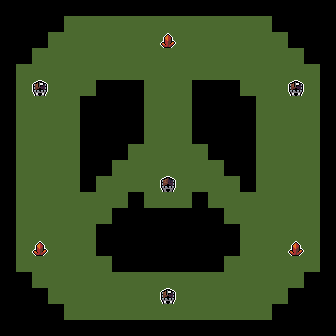

Tiled map render using the project's own tile images. Description and the whole map definition, tile-layer contents included, below:
An orthogonal 21x21 tile map with 16x16 px tiles, 3 tile layers (Tiles, Objects, Metadata).

<map version="1.10" tiledversion="1.10.0" orientation="orthogonal" renderorder="right-down" width="21" height="21" tilewidth="16" tileheight="16" infinite="0" nextlayerid="34" nextobjectid="102">
 <editorsettings>
  <export format="MUD Templates" />
 </editorsettings>
 <tileset firstgid="1" source="../../tilesets/map-maker-tileset.tsx" />
 <group id="17" name="Tiles" offsetx="2.84217e-14" offsety="0">
  <properties>
   <property name="entityLayer" type="bool" value="true" />
  </properties>
  <layer id="2" name="Tiles" width="21" height="21">
   <properties>
    <property name="prototypeLayer" type="bool" value="true" />
   </properties>
   <data encoding="csv">
0,0,0,0,0,0,0,0,0,0,0,0,0,0,0,0,0,0,0,0,0,
0,0,0,0,1,1,1,1,1,1,1,1,1,1,1,1,1,0,0,0,0,
0,0,0,1,1,1,1,1,1,1,1,1,1,1,1,1,1,1,0,0,0,
0,0,1,1,1,1,1,1,1,1,1,1,1,1,1,1,1,1,1,0,0,
0,1,1,1,1,1,1,1,1,1,1,1,1,1,1,1,1,1,1,1,0,
0,1,1,1,1,1,0,0,0,1,1,1,0,0,0,1,1,1,1,1,0,
0,1,1,1,1,0,0,0,0,1,1,1,0,0,0,0,1,1,1,1,0,
0,1,1,1,1,0,0,0,0,1,1,1,0,0,0,0,1,1,1,1,0,
0,1,1,1,1,0,0,0,0,1,1,1,0,0,0,0,1,1,1,1,0,
0,1,1,1,1,0,0,0,1,1,1,1,1,0,0,0,1,1,1,1,0,
0,1,1,1,1,0,0,1,1,1,1,1,1,1,0,0,1,1,1,1,0,
0,1,1,1,1,0,1,1,1,1,1,1,1,1,1,0,1,1,1,1,0,
0,1,1,1,1,1,1,1,0,1,1,1,0,1,1,1,1,1,1,1,0,
0,1,1,1,1,1,1,0,0,0,0,0,0,0,1,1,1,1,1,1,0,
0,1,1,1,1,1,0,0,0,0,0,0,0,0,0,1,1,1,1,1,0,
0,1,1,1,1,1,0,0,0,0,0,0,0,0,0,1,1,1,1,1,0,
0,1,1,1,1,1,1,0,0,0,0,0,0,0,1,1,1,1,1,1,0,
0,0,1,1,1,1,1,1,1,1,1,1,1,1,1,1,1,1,1,0,0,
0,0,0,1,1,1,1,1,1,1,1,1,1,1,1,1,1,1,0,0,0,
0,0,0,0,1,1,1,1,1,1,1,1,1,1,1,1,1,0,0,0,0,
0,0,0,0,0,0,0,0,0,0,0,0,0,0,0,0,0,0,0,0,0
</data>
  </layer>
 </group>
 <group id="15" name="Objects">
  <properties>
   <property name="entityLayer" type="bool" value="true" />
  </properties>
  <layer id="10" name="Objects" width="21" height="21">
   <properties>
    <property name="prototypeLayer" type="bool" value="true" />
   </properties>
   <data encoding="csv">
0,0,0,0,0,0,0,0,0,0,0,0,0,0,0,0,0,0,0,0,0,
0,0,0,0,0,0,0,0,0,0,0,0,0,0,0,0,0,0,0,0,0,
0,0,0,0,0,0,0,0,0,0,14,0,0,0,0,0,0,0,0,0,0,
0,0,0,0,0,0,0,0,0,0,0,0,0,0,0,0,0,0,0,0,0,
0,0,0,0,0,0,0,0,0,0,0,0,0,0,0,0,0,0,0,0,0,
0,0,10,0,0,0,0,0,0,0,0,0,0,0,0,0,0,0,10,0,0,
0,0,0,0,0,0,0,0,0,0,0,0,0,0,0,0,0,0,0,0,0,
0,0,0,0,0,0,0,0,0,0,0,0,0,0,0,0,0,0,0,0,0,
0,0,0,0,0,0,0,0,0,0,0,0,0,0,0,0,0,0,0,0,0,
0,0,0,0,0,0,0,0,0,0,0,0,0,0,0,0,0,0,0,0,0,
0,0,0,0,0,0,0,0,0,0,0,0,0,0,0,0,0,0,0,0,0,
0,0,0,0,0,0,0,0,0,0,9,0,0,0,0,0,0,0,0,0,0,
0,0,0,0,0,0,0,0,0,0,0,0,0,0,0,0,0,0,0,0,0,
0,0,0,0,0,0,0,0,0,0,0,0,0,0,0,0,0,0,0,0,0,
0,0,0,0,0,0,0,0,0,0,0,0,0,0,0,0,0,0,0,0,0,
0,0,14,0,0,0,0,0,0,0,0,0,0,0,0,0,0,0,14,0,0,
0,0,0,0,0,0,0,0,0,0,0,0,0,0,0,0,0,0,0,0,0,
0,0,0,0,0,0,0,0,0,0,0,0,0,0,0,0,0,0,0,0,0,
0,0,0,0,0,0,0,0,0,0,10,0,0,0,0,0,0,0,0,0,0,
0,0,0,0,0,0,0,0,0,0,0,0,0,0,0,0,0,0,0,0,0,
0,0,0,0,0,0,0,0,0,0,0,0,0,0,0,0,0,0,0,0,0
</data>
  </layer>
  <layer id="33" name="Metadata" width="21" height="21">
   <properties>
    <property name="prototypeLayer" type="bool" value="true" />
   </properties>
   <data encoding="csv">
0,0,0,0,0,0,0,0,0,0,0,0,0,0,0,0,0,0,0,0,0,
0,0,0,0,0,0,0,0,0,0,0,0,0,0,0,0,0,0,0,0,0,
0,0,0,0,0,0,0,0,0,0,0,0,0,0,0,0,0,0,0,0,0,
0,0,0,0,0,0,0,0,0,0,0,0,0,0,0,0,0,0,0,0,0,
0,0,0,0,0,0,0,0,0,0,0,0,0,0,0,0,0,0,0,0,0,
0,0,0,0,0,0,0,0,0,0,0,0,0,0,0,0,0,0,0,0,0,
0,0,0,0,0,0,0,0,0,0,0,0,0,0,0,0,0,0,0,0,0,
0,0,0,0,0,0,0,0,0,0,0,0,0,0,0,0,0,0,0,0,0,
0,0,0,0,0,0,0,0,0,0,0,0,0,0,0,0,0,0,0,0,0,
0,0,0,0,0,0,0,0,0,0,0,0,0,0,0,0,0,0,0,0,0,
0,0,0,0,0,0,0,0,0,0,0,0,0,0,0,0,0,0,0,0,0,
0,0,0,0,0,0,0,0,0,0,0,0,0,0,0,0,0,0,0,0,0,
0,0,0,0,0,0,0,0,0,0,0,0,0,0,0,0,0,0,0,0,0,
0,0,0,0,0,0,0,0,0,0,0,0,0,0,0,0,0,0,0,0,0,
0,0,0,0,0,0,0,0,0,0,0,0,0,0,0,0,0,0,0,0,0,
0,0,0,0,0,0,0,0,0,0,0,0,0,0,0,0,0,0,0,0,0,
0,0,0,0,0,0,0,0,0,0,0,0,0,0,0,0,0,0,0,0,0,
0,0,0,0,0,0,0,0,0,0,0,0,0,0,0,0,0,0,0,0,0,
0,0,0,0,0,0,0,0,0,0,0,0,0,0,0,0,0,0,0,0,0,
0,0,0,0,0,0,0,0,0,0,0,0,0,0,0,0,0,0,0,0,0,
0,0,0,0,0,0,0,0,0,0,0,0,0,0,0,0,0,0,0,0,0
</data>
  </layer>
  <objectgroup id="18" name="Portals" />
 </group>
</map>
